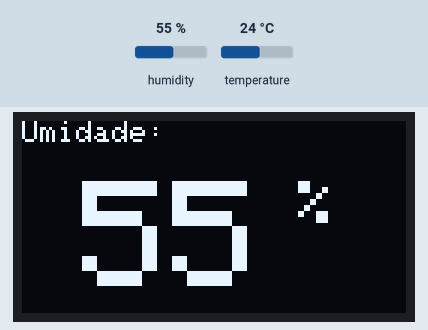
A sketch run on a simulated ESP8266 (NodeMCU). On the bench: 128×64 one-colour display. The inputs (shaded band) are chosen by the test bench; at power-on: humidity 55 %, temperature 24 °C. What the sketch prints to the serial monitor is not drawn.

Above: at 6.8 s.
6.9 s: humidity set to 22 %
At 17.2 s:
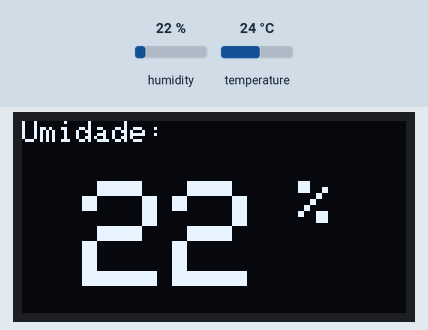
17.6 s: temperature set to 12 °C
At 21.4 s:
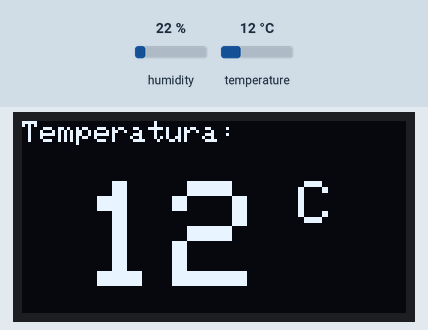
24.4 s: humidity set to 40 %
At 34.8 s:
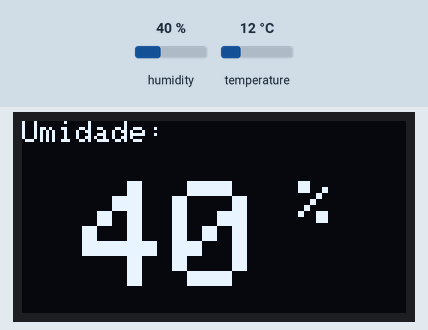
35.8 s: temperature set to 19 °C
At 39.0 s:
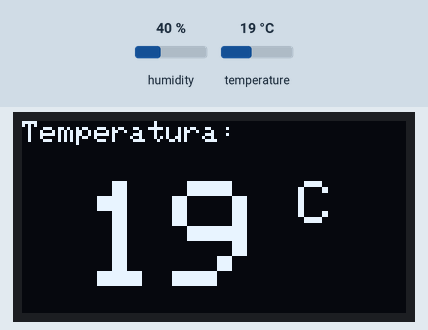
Timing chart, 0 to 40.5 s (numbered marks = the images above; inputs shaded):
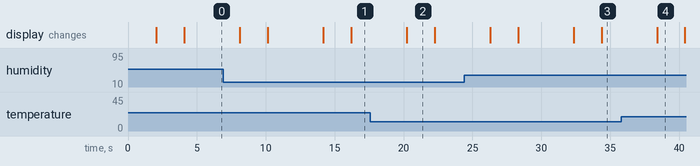

The sketch:

Teste_OLED_DHT22.ino
```cpp
#define LED_BUILTIN 2

// ---> DHT <---

#include <DHT.h>

#define DHTPIN D3
#define DHTTYPE DHT22//Seleciona o sensor tipo 22

DHT dht(DHTPIN,DHTTYPE);

int umidade;
int temperatura;

// ---> OLED <---

#include <Adafruit_SSD1306.h>

#define OLED_RESET LED_BUILTIN
Adafruit_SSD1306 display(OLED_RESET);

// ---> SETUP <---

void setup() {
  Serial.begin(115200);
  configuraDisplay();
}


// ---> LOOP <---

void loop() {
  medeTempUmid();
  processaTempUmid();
}

// ---> FUNÇÕES <---

void configuraDisplay() {
  display.begin(SSD1306_SWITCHCAPVCC, 0x3C); //Obtido com o I2C scanner
  display.setTextColor(WHITE); //Monocromático
  display.clearDisplay();
}

void medeTempUmid() {
  umidade = dht.readHumidity();
  temperatura = dht.readTemperature(false); //Habilita a utilização em Graus Celsius
  Serial.print("Temperatura: ");
  Serial.print(temperatura);
  Serial.print(" *C");
  Serial.print ("    ");
  Serial.print("Umidade: ");
  Serial.println(umidade);
  delay(2000);
}


void processaTempUmid () {
  exibeTempUmid("Temperatura:", (temperatura), " C");
  exibeTempUmid("Umidade:", (umidade), " %");
}


void exibeTempUmid(const char* texto1, int medicao, const char* texto2) {
  display.clearDisplay(); //Limpa
  display.setTextSize(1); //Tamanho da Fonte
  display.setCursor(0,0); //Deslocamento
  display.print(texto1); //Conteúdo

  display.setTextSize(5);
  display.setCursor(20,20);
  display.print(medicao);

  display.setTextSize(2);
  display.print(texto2);

  display.display(); //Imprime
  delay(2000);
}
```

Measured:
- after the input at 6.9 s, the display: first differs from a run without the input after 9.3 s (image 1)
- after the input at 17.6 s, the display: changes after 2.6 s (image 2)
- after the input at 24.4 s, the display: first differs from a run without the input after 10.0 s (image 3)
- after the input at 35.8 s, the display: changes after 2.6 s (image 4)
- what the display in image 2 shows lasts 2.1 s, from 20.2 s to 22.3 s
